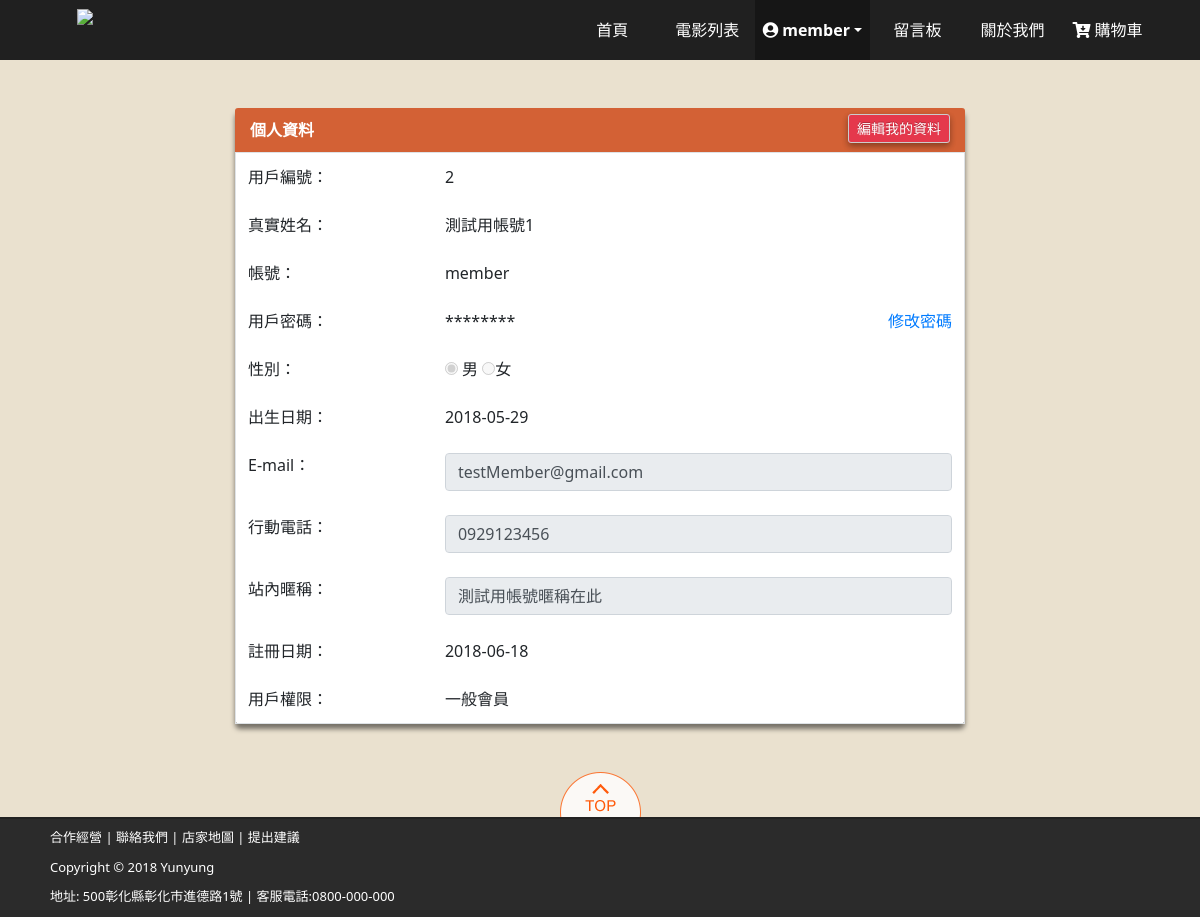
The app's page /group_08/memberAccount.php (signed in) with its own data.
### tables this page shows
CREATE TABLE `user` (
  `id` int(11) NOT NULL,
  `name` varchar(20) NOT NULL COMMENT '真實姓名',
  `userAccount` varchar(20) NOT NULL COMMENT '使用者帳號',
  `userPassword` varchar(256) NOT NULL COMMENT '使用者密碼',
  `sex` varchar(1) NOT NULL COMMENT '性別',
  `dateOfBirth` date NOT NULL COMMENT '出生日期',
  `Email` varchar(50) NOT NULL COMMENT 'Email',
  `mobile` char(10) NOT NULL COMMENT '行動電話',
  `userNickname` varchar(30) NOT NULL COMMENT '站內使用的暱稱',
  `signUpDate` date NOT NULL COMMENT '註冊日期',
  `rank` enum('normal','admin') NOT NULL DEFAULT 'normal' COMMENT '權限分級(一般使用者, 管理者)'
);

### group_08/memberAccount.php (the view, shortened to what this page needs)
<!DOCTYPE html>
<html lang="en">
<head>
    <link rel="stylesheet" href="bootstrap/css/bootstrap.min.css">
    <link rel="stylesheet" href="css/business.css">
    <link rel="stylesheet" href="css/memberAccount.css">
    <link rel="stylesheet" href="fontawesome-free-5.0.13\web-fonts-with-css\css\fontawesome-all.min.css">
</head>
<body>
    <div id="wrapper">
        <?php include_once 'pageHeader.php';?>
        <div id="contentBanner">
            <div class="container">
                <div class="row">
                    <div class="col-sm-8 mx-auto">
                        <div class="movieFormPanel my-5">
                            <div class="Panel-heading Panel-heading-Account">
                                <div class="Panel-Title" style="display: inline-block;">
                                    個人資料
                                </div>
                                <div class="memberInfoEditLink">
                                    <a href="javascipt:void(0)" class="btn-sm btn-pink movieBtn" id="editLink">編輯我的資料</a>
                                </div>
                            </div>
                            <form id="memberInfoUpdateForm" method="POST" action="phpfunction/update_memberAccount.php">
                                <table id="memberInfoTable" class="table table-hover table-bordered">
                                    <?
                                    $sql = "SELECT * FROM `user` WHERE `id` = {$_SESSION['id']}";
                                    $query = mysqli_query($_SESSION['link'], $sql);
                                    if (!$query):
                                    echo "sql:{$sql}" . mysqli_error();
                                    else :
                                    $row = mysqli_fetch_assoc($query);
                                ?>
                                        <tr>
                                            <td>用戶編號：</td>
                                            <td>
                                                <?= $row['id']; ?>
                                            </td>
                                        </tr>
                                        <tr>
                                            <td>真實姓名：</td>
                                            <td>
                                                <?= $row['name'] ?>
                                            </td>
                                        </tr>
                                        <tr>
                                            <td>帳號：</td>
                                            <td>
                                                <?= $row['userAccount'] ?>
                                            </td>
                                        </tr>
                                        <tr>
                                            <td>用戶密碼：</td>
                                            <td>********　<a class="float-right" href="AccountUpdatePassword.php?id=<?= $row['id']; ?>">修改密碼</a></td>
                                        </tr>
                                        <tr>
                                            <td>性別：</td>
                                            <td>
                                                <input type="radio" name="sex" value="M" checked disabled> 男
                                                <input type="radio" name="sex" value="F" <?=( $row[ 'sex']=="F" )? "checked" : "" ?> disabled>女
                                            </td>
                                        </tr>
                                        <tr>
                                            <td>出生日期：</td>
                                            <td>
                                                <?= $row['dateOfBirth'] ?>
                                            </td>
                                        </tr>
                                        <tr>
                                            <td>E-mail：</td>
                                            <td>
                                                <input type="text" id="Email" name="Email" class="form-control" value="<?= $row['Email'] ?>" disabled>
                                            </td>
                                        </tr>
                                        <tr>
                                            <td>行動電話：</td>
                                            <td>
                                                <input type="text" id="mobile" name="mobile" class="form-control" value="<?= $row['mobile'] ?>" disabled>
                                            </td>
                                        </tr>
                                        <tr>
                                            <td>站內暱稱：</td>
                                            <td>
                                                <input type="text" id="userNickname" name="userNickname" class="form-control" value="<?= $row['userNickname'] ?>" disabled>
                                            </td>
                                        </tr>
                                        <tr>
                                            <td>註冊日期：</td>
                                            <td>
                                                <?= $row['signUpDate'] ?>
                                            </td>
                                        </tr>
                                        <tr>
                                            <td>用戶權限：</td>
                                            <td>
                                                <?= ($row['rank'] == "normal") ? "一般會員" : "管理者"; ?>
                                            </td>
                                        </tr>
                                        <? endif; ?>
                                </table>
                            </form>
                        </div>
                    </div>
                </div>
            </div>
        </div>
        <?php include_once 'footer.php';?>
    </div>
    <link rel="stylesheet" type="text/css" href="//cdnjs.cloudflare.com/ajax/libs/toastr.js/latest/toastr.min.css">
</body>
</html>

### group_08/css/business.css (style rules this page uses)
* { font-family : 微軟正黑體, "Segoe UI", Roboto, "Helvetica Neue", Arial, sans-serif; }
html, body { height: 100%; }
.table td { border: none; }
#wrapper { min-height: 100%; position: relative; }
#contentBanner { padding-top: 60px; padding-bottom: 145px; }
.movieBtn { color : white !important; box-shadow : 0 3px 6px rgba(0, 0, 0, 0.16), 0 3px 6px rgba(0, 0, 0, 0.23); border-radius : 3px; text-shadow: 0 -1px 0 rgba(0, 0, 0, 0.25); border: 1px solid #ccc; }
.btn-pink { background-color: #E5384C; }
div.movieFormPanel { margin: 100px auto; background: white; box-shadow: 0px 5px 5px rgba(0,0,0,.5); border-radius: 5px; min-width: 40%; }
div.Panel-heading { padding: 10px 15px; color: #fff; background-color: #D36135; font-size: 16px; border-top-left-radius: 3px; border-top-right-radius: 3px; }

### group_08/css/memberAccount.css (style rules this page uses)
body { background: #EAE1CF; }
.Panel-heading-Account { color: #069;; background: #EAF1F2; }
.Panel-heading .Panel-Title { display: inline-block; font-weight: bold; }
.Panel-heading .memberInfoEditLink { display: inline-block; float: right; font-size: 0.9rem; }

### records on screen
user: id "2", name "測試用帳號1", userAccount "member", dateOfBirth "2018-05-29", Email "testMember@gmail.com", mobile "0929123456", userNickname "測試用帳號暱稱在此", signUpDate "2018-06-18"

### other values on screen
$_SESSION['userAccount'] "member"
